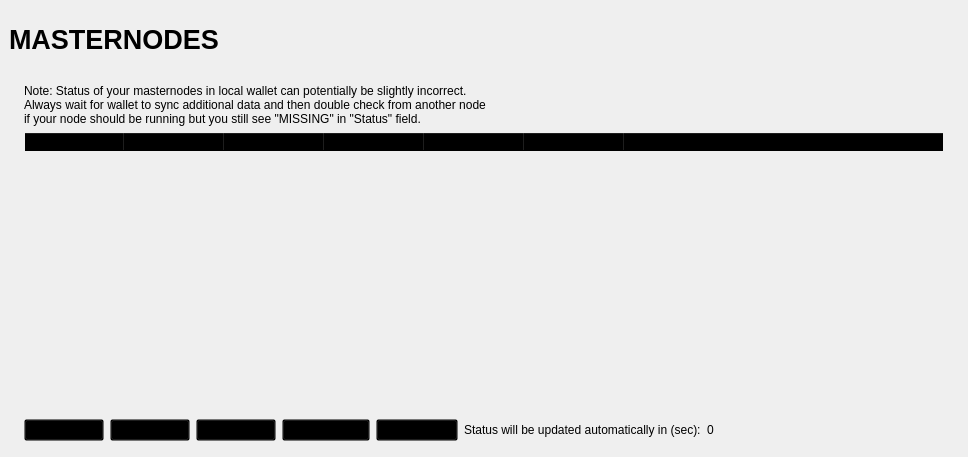
<?xml version="1.0" encoding="UTF-8"?>
<ui version="4.0">
 <class>MasternodeList</class>
 <widget class="QWidget" name="MasternodeList">
  <property name="geometry">
   <rect>
    <x>0</x>
    <y>0</y>
    <width>968</width>
    <height>457</height>
   </rect>
  </property>
  <property name="windowTitle">
   <string>Form</string>
  </property>
  <property name="styleSheet">
   <string notr="true"/>
  </property>
  <layout class="QVBoxLayout" name="topLayout" stretch="0">
   <property name="leftMargin">
    <number>9</number>
   </property>
   <property name="topMargin">
    <number>9</number>
   </property>
   <property name="rightMargin">
    <number>9</number>
   </property>
   <property name="bottomMargin">
    <number>9</number>
   </property>
   <item>
    <layout class="QVBoxLayout" name="verticalLayout_Master" stretch="0,1">
     <property name="spacing">
      <number>0</number>
     </property>
     <item>
      <widget class="QFrame" name="frame_Header">
       <property name="styleSheet">
        <string notr="true">background-color:transparent;</string>
       </property>
       <layout class="QVBoxLayout" name="verticalLayout_4">
        <property name="leftMargin">
         <number>0</number>
        </property>
        <property name="topMargin">
         <number>0</number>
        </property>
        <property name="rightMargin">
         <number>0</number>
        </property>
        <property name="bottomMargin">
         <number>0</number>
        </property>
        <item>
         <layout class="QHBoxLayout" name="horizontalLayout_Header" stretch="1,0,1">
          <item>
           <widget class="QLabel" name="labelOverviewHeaderLeft">
            <property name="minimumSize">
             <size>
              <width>464</width>
              <height>60</height>
             </size>
            </property>
            <property name="maximumSize">
             <size>
              <width>16777215</width>
              <height>60</height>
             </size>
            </property>
            <property name="font">
             <font>
              <pointsize>20</pointsize>
              <weight>75</weight>
              <bold>true</bold>
             </font>
            </property>
            <property name="text">
             <string>MASTERNODES</string>
            </property>
           </widget>
          </item>
          <item>
           <spacer name="horizontalSpacer">
            <property name="orientation">
             <enum>Qt::Horizontal</enum>
            </property>
            <property name="sizeHint" stdset="0">
             <size>
              <width>40</width>
              <height>20</height>
             </size>
            </property>
           </spacer>
          </item>
          <item>
           <widget class="QLabel" name="labelOverviewHeaderRight">
            <property name="minimumSize">
             <size>
              <width>464</width>
              <height>60</height>
             </size>
            </property>
            <property name="maximumSize">
             <size>
              <width>16777215</width>
              <height>60</height>
             </size>
            </property>
            <property name="font">
             <font>
              <pointsize>14</pointsize>
             </font>
            </property>
            <property name="text">
             <string/>
            </property>
            <property name="alignment">
             <set>Qt::AlignRight|Qt::AlignTrailing|Qt::AlignVCenter</set>
            </property>
           </widget>
          </item>
         </layout>
        </item>
       </layout>
      </widget>
     </item>
     <item>
      <widget class="QFrame" name="frame_BG">
       <property name="styleSheet">
        <string notr="true">background-color:transparent;</string>
       </property>
       <layout class="QVBoxLayout" name="verticalLayout_3">
        <property name="leftMargin">
         <number>6</number>
        </property>
        <property name="topMargin">
         <number>6</number>
        </property>
        <property name="rightMargin">
         <number>6</number>
        </property>
        <property name="bottomMargin">
         <number>6</number>
        </property>
        <item>
         <widget class="QFrame" name="frame_Content">
          <layout class="QVBoxLayout" name="verticalLayout">
           <property name="spacing">
            <number>0</number>
           </property>
           <property name="leftMargin">
            <number>0</number>
           </property>
           <property name="topMargin">
            <number>0</number>
           </property>
           <property name="rightMargin">
            <number>0</number>
           </property>
           <property name="bottomMargin">
            <number>0</number>
           </property>
           <item>
            <layout class="QGridLayout" name="gridLayout_2">
             <property name="spacing">
              <number>2</number>
             </property>
             <item row="0" column="0">
              <widget class="QFrame" name="frameList">
               <layout class="QVBoxLayout" name="verticalLayout_2">
                <property name="bottomMargin">
                 <number>1</number>
                </property>
                <item>
                 <layout class="QHBoxLayout" name="horizontalLayout_note">
                  <property name="bottomMargin">
                   <number>0</number>
                  </property>
                  <item>
                   <widget class="QLabel" name="updateNote">
                    <property name="text">
                     <string>Note: Status of your masternodes in local wallet can potentially be slightly incorrect.&lt;br /&gt;Always wait for wallet to sync additional data and then double check from another node&lt;br /&gt;if your node should be running but you still see &quot;MISSING&quot; in &quot;Status&quot; field.</string>
                    </property>
                   </widget>
                  </item>
                 </layout>
                </item>
                <item>
                 <widget class="QTableWidget" name="tableWidgetMyMasternodes">
                  <property name="minimumSize">
                   <size>
                    <width>695</width>
                    <height>0</height>
                   </size>
                  </property>
                  <property name="palette">
                   <palette>
                    <active>
                     <colorrole role="Button">
                      <brush brushstyle="SolidPattern">
                       <color alpha="0">
                        <red>0</red>
                        <green>0</green>
                        <blue>0</blue>
                       </color>
                      </brush>
                     </colorrole>
                     <colorrole role="Text">
                      <brush brushstyle="SolidPattern">
                       <color alpha="255">
                        <red>130</red>
                        <green>146</green>
                        <blue>162</blue>
                       </color>
                      </brush>
                     </colorrole>
                     <colorrole role="Base">
                      <brush brushstyle="NoBrush">
                       <color alpha="255">
                        <red>0</red>
                        <green>0</green>
                        <blue>0</blue>
                       </color>
                      </brush>
                     </colorrole>
                     <colorrole role="Window">
                      <brush brushstyle="SolidPattern">
                       <color alpha="0">
                        <red>0</red>
                        <green>0</green>
                        <blue>0</blue>
                       </color>
                      </brush>
                     </colorrole>
                    </active>
                    <inactive>
                     <colorrole role="Button">
                      <brush brushstyle="SolidPattern">
                       <color alpha="0">
                        <red>0</red>
                        <green>0</green>
                        <blue>0</blue>
                       </color>
                      </brush>
                     </colorrole>
                     <colorrole role="Text">
                      <brush brushstyle="SolidPattern">
                       <color alpha="255">
                        <red>130</red>
                        <green>146</green>
                        <blue>162</blue>
                       </color>
                      </brush>
                     </colorrole>
                     <colorrole role="Base">
                      <brush brushstyle="NoBrush">
                       <color alpha="255">
                        <red>0</red>
                        <green>0</green>
                        <blue>0</blue>
                       </color>
                      </brush>
                     </colorrole>
                     <colorrole role="Window">
                      <brush brushstyle="SolidPattern">
                       <color alpha="0">
                        <red>0</red>
                        <green>0</green>
                        <blue>0</blue>
                       </color>
                      </brush>
                     </colorrole>
                    </inactive>
                    <disabled>
                     <colorrole role="Button">
                      <brush brushstyle="SolidPattern">
                       <color alpha="0">
                        <red>0</red>
                        <green>0</green>
                        <blue>0</blue>
                       </color>
                      </brush>
                     </colorrole>
                     <colorrole role="Text">
                      <brush brushstyle="SolidPattern">
                       <color alpha="255">
                        <red>85</red>
                        <green>85</green>
                        <blue>85</blue>
                       </color>
                      </brush>
                     </colorrole>
                     <colorrole role="Base">
                      <brush brushstyle="NoBrush">
                       <color alpha="255">
                        <red>0</red>
                        <green>0</green>
                        <blue>0</blue>
                       </color>
                      </brush>
                     </colorrole>
                     <colorrole role="Window">
                      <brush brushstyle="SolidPattern">
                       <color alpha="0">
                        <red>0</red>
                        <green>0</green>
                        <blue>0</blue>
                       </color>
                      </brush>
                     </colorrole>
                    </disabled>
                   </palette>
                  </property>
                  <property name="editTriggers">
                   <set>QAbstractItemView::NoEditTriggers</set>
                  </property>
                  <property name="alternatingRowColors">
                   <bool>true</bool>
                  </property>
                  <property name="selectionMode">
                   <enum>QAbstractItemView::SingleSelection</enum>
                  </property>
                  <property name="selectionBehavior">
                   <enum>QAbstractItemView::SelectRows</enum>
                  </property>
                  <property name="sortingEnabled">
                   <bool>true</bool>
                  </property>
                  <attribute name="horizontalHeaderStretchLastSection">
                   <bool>true</bool>
                  </attribute>
                  <column>
                   <property name="text">
                    <string>Alias</string>
                   </property>
                  </column>
                  <column>
                   <property name="text">
                    <string>Address</string>
                   </property>
                  </column>
                  <column>
                   <property name="text">
                    <string>Protocol</string>
                   </property>
                  </column>
                  <column>
                   <property name="text">
                    <string>Status</string>
                   </property>
                  </column>
                  <column>
                   <property name="text">
                    <string>Active</string>
                   </property>
                  </column>
                  <column>
                   <property name="text">
                    <string>Last Seen (UTC)</string>
                   </property>
                  </column>
                  <column>
                   <property name="text">
                    <string>Pubkey</string>
                   </property>
                  </column>
                 </widget>
                </item>
                <item>
                 <layout class="QHBoxLayout" name="horizontalLayout_5">
                  <property name="bottomMargin">
                   <number>0</number>
                  </property>
                  <item>
                   <widget class="QPushButton" name="createButton">
                    <property name="text">
                     <string>C&amp;reate...</string>
                    </property>
                   </widget>
                  </item>
                  <item>
                   <widget class="QPushButton" name="startButton">
                    <property name="text">
                     <string>S&amp;tart alias</string>
                    </property>
                   </widget>
                  </item>
                  <item>
                   <widget class="QPushButton" name="startAllButton">
                    <property name="text">
                     <string>Start &amp;all</string>
                    </property>
                   </widget>
                  </item>
                  <item>
                   <widget class="QPushButton" name="startMissingButton">
                    <property name="text">
                     <string>Start &amp;MISSING</string>
                    </property>
                   </widget>
                  </item>
                  <item>
                   <widget class="QPushButton" name="UpdateButton">
                    <property name="text">
                     <string>&amp;Update status</string>
                    </property>
                   </widget>
                  </item>
                  <item>
                   <widget class="QLabel" name="autoupdate_label">
                    <property name="text">
                     <string>Status will be updated automatically in (sec):</string>
                    </property>
                   </widget>
                  </item>
                  <item>
                   <widget class="QLabel" name="secondsLabel">
                    <property name="text">
                     <string>0</string>
                    </property>
                   </widget>
                  </item>
                  <item>
                   <spacer name="horizontalSpacer_5">
                    <property name="orientation">
                     <enum>Qt::Horizontal</enum>
                    </property>
                    <property name="sizeHint" stdset="0">
                     <size>
                      <width>30</width>
                      <height>20</height>
                     </size>
                    </property>
                   </spacer>
                  </item>
                 </layout>
                </item>
               </layout>
              </widget>
             </item>
            </layout>
           </item>
          </layout>
         </widget>
        </item>
       </layout>
      </widget>
     </item>
    </layout>
   </item>
  </layout>
 </widget>
 <resources/>
 <connections/>
</ui>
